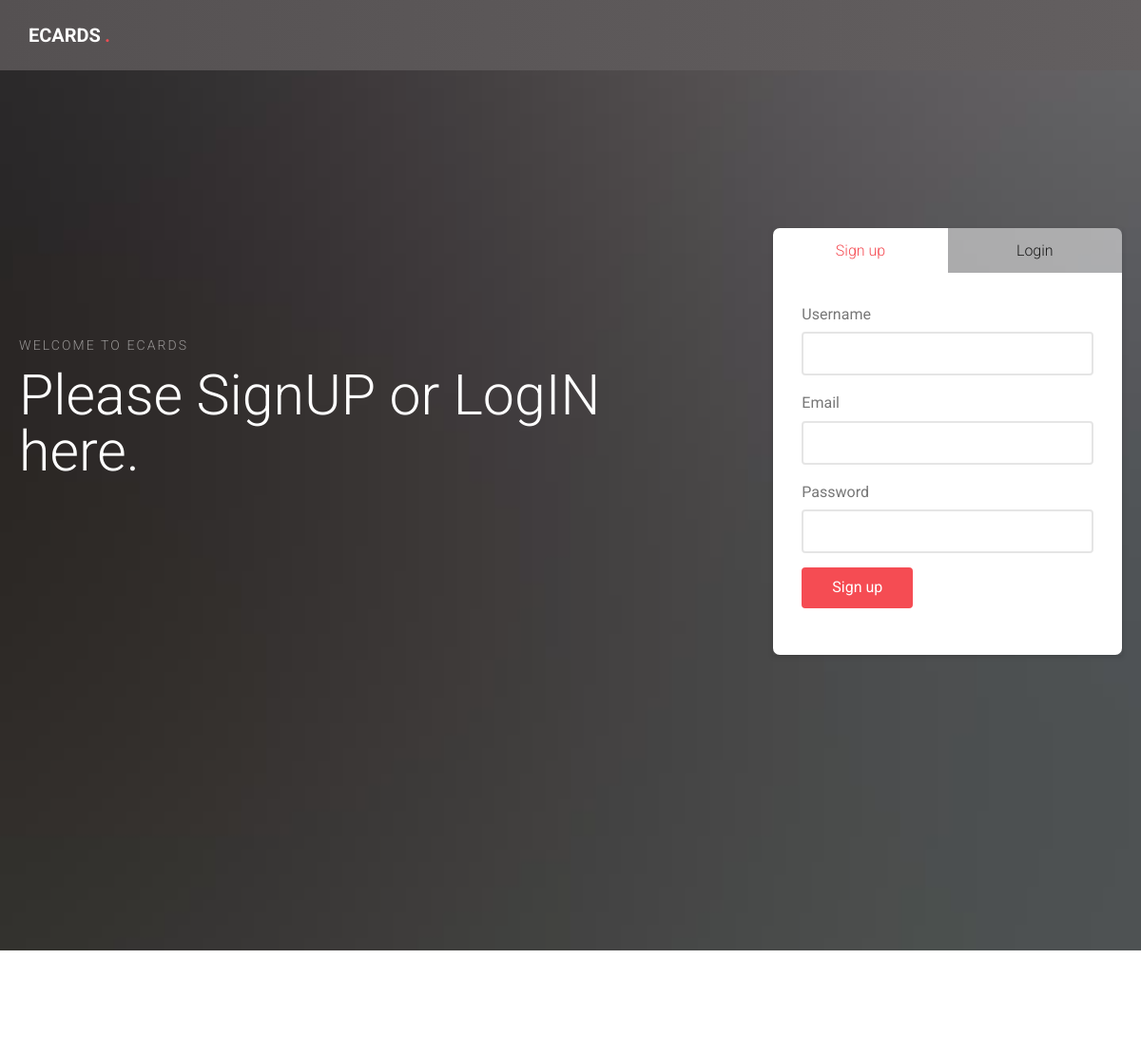
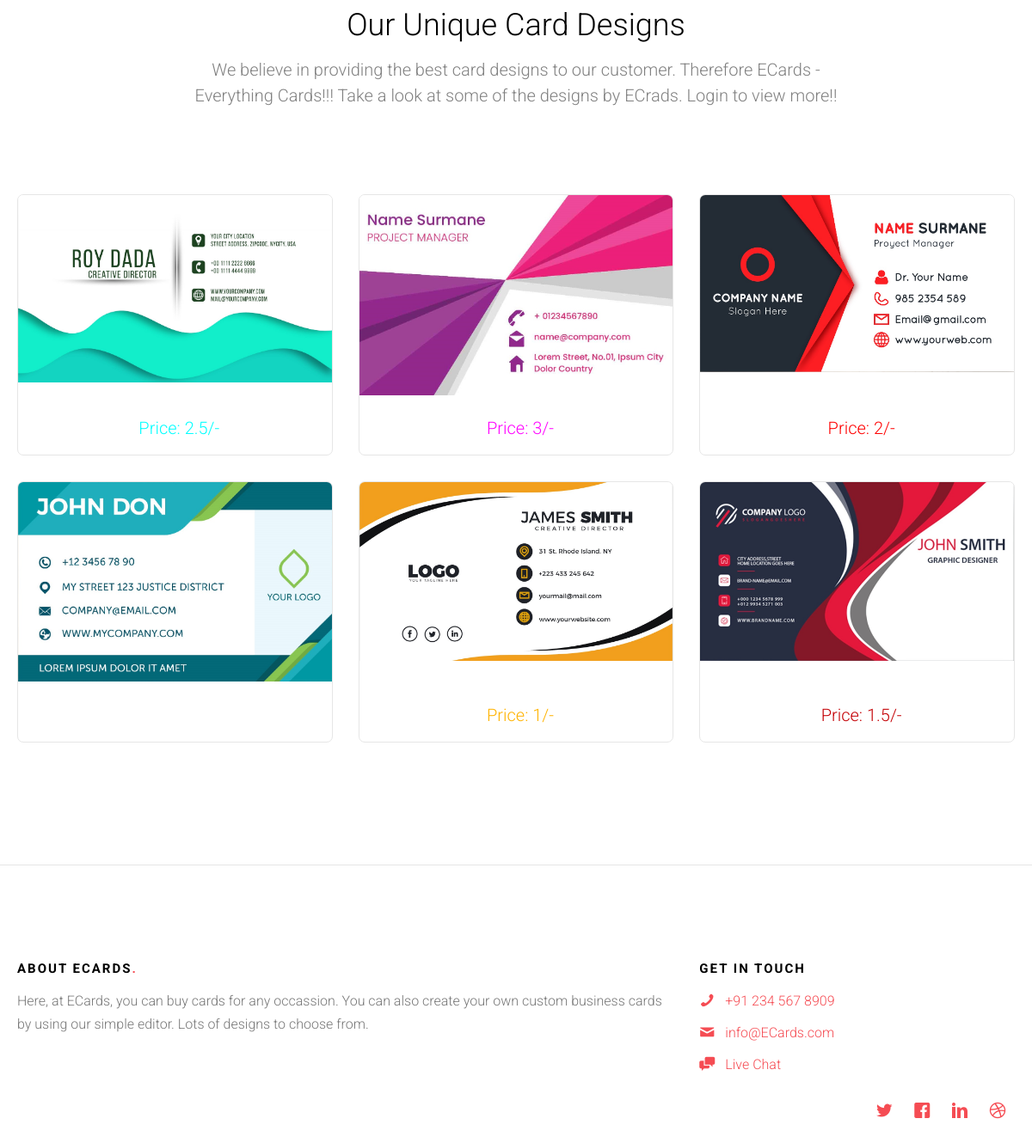
The page /login.php on the database its author committed (2 pictures, top to bottom).
### tables this page shows
CREATE TABLE `card` (
  `id` int(255) NOT NULL,
  `imgFront` varchar(255) NOT NULL,
  `imgBack` varchar(255) NOT NULL,
  `imgEmpty` varchar(255) NOT NULL,
  `price` double NOT NULL,
  `cmt` varchar(255) NOT NULL,
  `cml` varchar(255) NOT NULL,
  `cfs` varchar(255) NOT NULL,
  `cfc` varchar(255) NOT NULL,
  `nmt` varchar(255) NOT NULL,
  `nml` varchar(255) NOT NULL,
  `nfs` varchar(255) NOT NULL,
  `nfc` varchar(255) NOT NULL,
  `a1mt` varchar(255) NOT NULL,
  `a1ml` varchar(255) NOT NULL,
  `a1fs` varchar(255) NOT NULL,
  `a1fc` varchar(255) NOT NULL,
  `a2mt` varchar(255) NOT NULL,
  `a2ml` varchar(255) NOT NULL,
  `a2fs` varchar(255) NOT NULL,
  `a2fc` varchar(255) NOT NULL,
  `cnmt` varchar(255) NOT NULL,
  `cnml` varchar(255) NOT NULL,
  `cnfs` varchar(255) NOT NULL,
  `cnfc` varchar(255) NOT NULL,
  `emt` varchar(255) NOT NULL,
  `eml` varchar(255) NOT NULL,
  `efs` varchar(255) NOT NULL,
  `efc` varchar(255) NOT NULL
);

### login.php (the view, shortened to what this page needs)
<!DOCTYPE HTML>
<html>
	<head>
	<link rel="stylesheet" href="css/animate.css">
	<link rel="stylesheet" href="css/icomoon.css">
	<link rel="stylesheet" href="css/themify-icons.css">
	<link rel="stylesheet" href="css/bootstrap.css">
	<link rel="stylesheet" href="css/magnific-popup.css">
	<link rel="stylesheet" href="css/owl.carousel.min.css">
	<link rel="stylesheet" href="css/owl.theme.default.min.css">
	<link rel="stylesheet" href="css/style.css">
	</head>
	<body>
	<div id="page">
	<div class="page-inner">
	<nav class="gtco-nav" role="navigation" style="position: fixed; background: linear-gradient(to right, #555152, rgb(99, 95, 96));">
		<div class="gtco-container">
			<div class="row">
				<div class="col-sm-4 col-xs-12">
					<div id="gtco-logo"><a href="login.php">ECards <em>.</em></a></div>
				</div>
			</div>
		</div>
</nav>
<header id="gtco-header" class="gtco-cover" role="banner" style="background-image: url(images/img_4.jpg)">
		<div class="overlay"></div>
		<div class="gtco-container">
			<div class="row">
				<div class="col-md-12 col-md-offset-0 text-left">
					<div class="row row-mt-15em">
						<div class="col-md-7 mt-text animate-box" data-animate-effect="fadeInUp">
							<span class="intro-text-small">Welcome to ECards</span>
							<h1>Please SignUP or LogIN here.</h1>
						</div>
						<div class="col-md-4 col-md-push-1 animate-box" data-animate-effect="fadeInRight">
							<div class="form-wrap">
								<div class="tab">
									<ul class="tab-menu">
										<li class="active gtco-first"><a href="#" data-tab="signup">Sign up</a></li>
										<li class="gtco-second"><a href="#" data-tab="login">Login</a></li>
									</ul>
									<div class="tab-content">
										<div class="tab-content-inner active" data-content="signup">
											<form action="check.php" method="post">
												<div class="row form-group">
													<div class="col-md-12">
														<label for="username">Username</label>
														<input type="text" class="form-control" name="username" required>
													</div>
												</div>
												<div class="row form-group">
													<div class="col-md-12">
														<label for="username">Email</label>
														<input type="email" class="form-control" name="email" required>
													</div>
												</div>
												<div class="row form-group">
													<div class="col-md-12">
														<label for="password">Password</label>
														<input type="password" class="form-control" name="password" required>
													</div>
												</div>
												<div class="row form-group">
													<div class="col-md-12">
														<input type="submit" class="btn btn-primary" name="signupBtn" value="Sign up">
													</div>
												</div>
											</form>
										</div>
									</div>
								</div>
							</div>
						</div>
					</div>
				</div>
			</div>
		</div>
	</header>
	<div class="gtco-section border-bottom">
		<div class="gtco-container">
			<div class="row">
				<div class="col-md-8 col-md-offset-2 text-center gtco-heading">
					<h2>Our Unique Card Designs</h2>
					<p>We believe in providing the best card designs to our customer. Therefore ECards - Everything Cards!!! Take a look at some of the designs by ECrads. Login to view more!!</p>
				</div>
			</div>
			<?php
			$con = mysqli_connect('localhost','root','','ecards');
			$showCards = "select * from card order by id desc limit 6";
			$showRes = mysqli_query($con, $showCards);
			echo "<div class='row'>";
			while ($showRow = mysqli_fetch_array($showRes)) {
				echo "
					<div class='col-lg-4 col-md-4 col-sm-'>
					<a href='images/Front Images/$showRow[imgFront]' class='fh5co-project-item image-popup'>
						<figure>
							<div class='overlay'><i class='ti-plus'></i></div>
							<img src='images/Front Images/$showRow[imgFront]' alt='Image' class='img-responsive'>
						</figure>
						<div class='fh5co-text'>
							<h2 style='color: $showRow[cfc]'>Price: $showRow[price]/-</h2>
						</div>
					</a>
					</div>
				";
			}
			echo "</div>";
			?>
		</div>
	</div>
<?php include("footer.php"); ?>

### rows shown on the page
card: imgFront (picture), price "2.5"
card: imgFront (picture), price "3"
card: imgFront (picture), price "2"
card: imgFront (picture)
card: imgFront (picture), price "1"
card: imgFront (picture), price "1.5"
